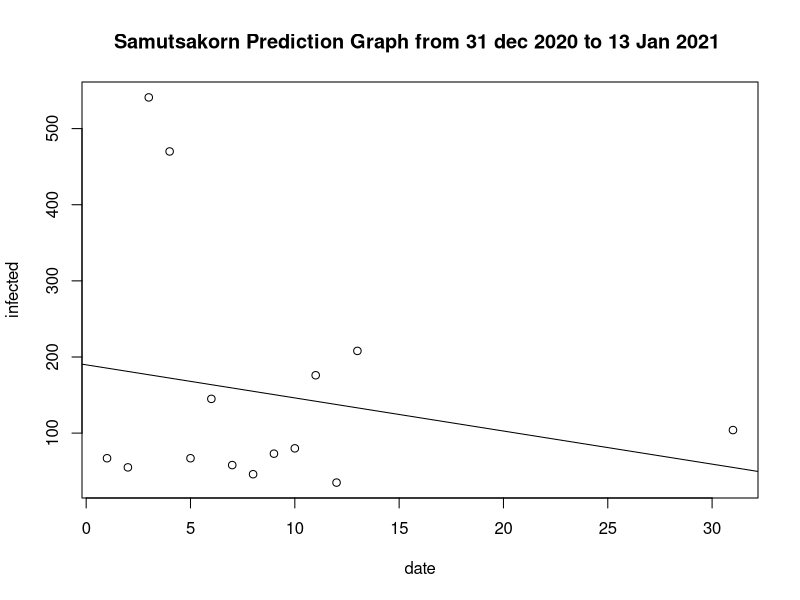

Write the R code that produced this figure.
infect_relation = data.frame(
  date = c(31,1,2,3,4,5,6,7,8,9,10,11,12,13),
  infected = c(104,67, 55, 541, 470, 67, 145, 58, 46, 73, 80, 176, 35, 208)
)

infect_relation.model = lm(infected ~ date, data=infect_relation)
summary(infect_relation.model)
plot(infected~date, infect_relation, main="Samutsakorn Prediction Graph from 31 dec 2020 to 13 Jan 2021 ")
abline(infect_relation.model)

predictDate <- function(d) {
 result <- predict.lm(infect_relation.model, data.frame(date = d))  
 return(result)
}
predictDate(14)